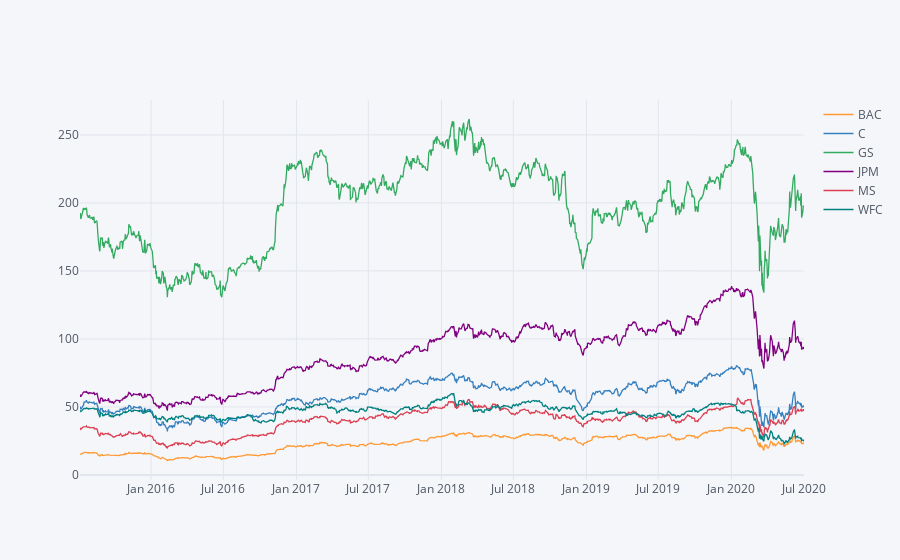

The cell this chart's notebook holds for it:
### Code cell
# plotly
bank_stocks.xs(key='Close',axis=1,level=1).iplot()

### Figure 1 — Plotly figure (JSON) as saved in the notebook; plotly's stock layout.template omitted (floating-point values rounded to 4 significant figures; data arrays with more than 128 entries replaced by an {"elided": "..."} marker saying what was removed)
{"data": [{"line": {"color": "rgba(255, 153, 51, 1.0)", "dash": "solid", "shape": "linear", "width": 1.3}, "mode": "lines", "name": "BAC", "text": "", "type": "scatter", "x": {"elided": "1259 str values"}, "y": {"elided": "1259 float values"}}, {"line": {"color": "rgba(55, 128, 191, 1.0)", "dash": "solid", "shape": "linear", "width": 1.3}, "mode": "lines", "name": "C", "text": "", "type": "scatter", "x": {"elided": "1259 str values"}, "y": {"elided": "1259 float values"}}, {"line": {"color": "rgba(50, 171, 96, 1.0)", "dash": "solid", "shape": "linear", "width": 1.3}, "mode": "lines", "name": "GS", "text": "", "type": "scatter", "x": {"elided": "1259 str values"}, "y": {"elided": "1259 float values"}}, {"line": {"color": "rgba(128, 0, 128, 1.0)", "dash": "solid", "shape": "linear", "width": 1.3}, "mode": "lines", "name": "JPM", "text": "", "type": "scatter", "x": {"elided": "1259 str values"}, "y": {"elided": "1259 float values"}}, {"line": {"color": "rgba(219, 64, 82, 1.0)", "dash": "solid", "shape": "linear", "width": 1.3}, "mode": "lines", "name": "MS", "text": "", "type": "scatter", "x": {"elided": "1259 str values"}, "y": {"elided": "1259 float values"}}, {"line": {"color": "rgba(0, 128, 128, 1.0)", "dash": "solid", "shape": "linear", "width": 1.3}, "mode": "lines", "name": "WFC", "text": "", "type": "scatter", "x": {"elided": "1259 str values"}, "y": {"elided": "1259 float values"}}], "layout": {"legend": {"bgcolor": "#F5F6F9", "font": {"color": "#4D5663"}}, "paper_bgcolor": "#F5F6F9", "plot_bgcolor": "#F5F6F9", "title": {"font": {"color": "#4D5663"}}, "xaxis": {"gridcolor": "#E1E5ED", "showgrid": true, "tickfont": {"color": "#4D5663"}, "title": {"font": {"color": "#4D5663"}, "text": ""}, "zerolinecolor": "#E1E5ED"}, "yaxis": {"gridcolor": "#E1E5ED", "showgrid": true, "tickfont": {"color": "#4D5663"}, "title": {"font": {"color": "#4D5663"}, "text": ""}, "zerolinecolor": "#E1E5ED"}}}
